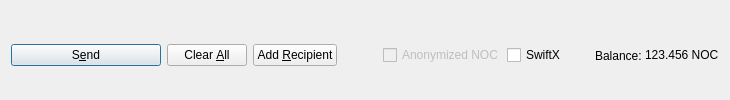
         <widget class="QFrame" name="frame_Send">
          <layout class="QHBoxLayout" name="horizontalLayout">
           <property name="bottomMargin">
            <number>0</number>
           </property>
           <item>
            <widget class="QPushButton" name="sendButton">
             <property name="minimumSize">
              <size>
               <width>150</width>
               <height>0</height>
              </size>
             </property>
             <property name="toolTip">
              <string>Confirm the send action</string>
             </property>
             <property name="text">
              <string>S&amp;end</string>
             </property>
             <property name="icon">
              <iconset resource="../nocnoc.qrc">
               <normaloff>:/icons/send</normaloff>:/icons/send</iconset>
             </property>
             <property name="autoDefault">
              <bool>false</bool>
             </property>
             <property name="default">
              <bool>true</bool>
             </property>
            </widget>
           </item>
           <item>
            <widget class="QPushButton" name="clearButton">
             <property name="sizePolicy">
              <sizepolicy hsizetype="Minimum" vsizetype="Fixed">
               <horstretch>0</horstretch>
               <verstretch>0</verstretch>
              </sizepolicy>
             </property>
             <property name="toolTip">
              <string>Clear all fields of the form.</string>
             </property>
             <property name="text">
              <string>Clear &amp;All</string>
             </property>
             <property name="icon">
              <iconset resource="../nocnoc.qrc">
               <normaloff>:/icons/remove</normaloff>:/icons/remove</iconset>
             </property>
             <property name="autoDefault">
              <bool>false</bool>
             </property>
            </widget>
           </item>
           <item>
            <widget class="QPushButton" name="addButton">
             <property name="toolTip">
              <string>Send to multiple recipients at once</string>
             </property>
             <property name="text">
              <string>Add &amp;Recipient</string>
             </property>
             <property name="icon">
              <iconset resource="../nocnoc.qrc">
               <normaloff>:/icons/add</normaloff>:/icons/add</iconset>
             </property>
             <property name="autoDefault">
              <bool>false</bool>
             </property>
            </widget>
           </item>
           <item>
            <spacer name="horizontalSpacer">
             <property name="orientation">
              <enum>Qt::Horizontal</enum>
             </property>
             <property name="sizeHint" stdset="0">
              <size>
               <width>40</width>
               <height>20</height>
              </size>
             </property>
            </spacer>
           </item>
           <item>
            <layout class="QHBoxLayout" name="horizontalLayout_2">
             <property name="spacing">
              <number>3</number>
             </property>
             <item>
              <widget class="QCheckBox" name="checkzICH">
               <property name="enabled">
                <bool>false</bool>
               </property>
               <property name="text">
                <string>Anonymized NOC</string>
               </property>
              </widget>
             </item>
             <item>
              <widget class="QCheckBox" name="checkSwiftTX">
               <property name="enabled">
                <bool>true</bool>
               </property>
               <property name="minimumSize">
                <size>
                 <width>85</width>
                 <height>0</height>
                </size>
               </property>
               <property name="text">
                <string>SwiftX</string>
               </property>
              </widget>
             </item>
             <item>
              <widget class="QLabel" name="label">
               <property name="text">
                <string>Balance:</string>
               </property>
              </widget>
             </item>
             <item>
              <widget class="QLabel" name="labelBalance">
               <property name="sizePolicy">
                <sizepolicy hsizetype="Preferred" vsizetype="Fixed">
                 <horstretch>0</horstretch>
                 <verstretch>0</verstretch>
                </sizepolicy>
               </property>
               <property name="cursor">
                <cursorShape>IBeamCursor</cursorShape>
               </property>
               <property name="text">
                <string notr="true">123.456 NOC</string>
               </property>
               <property name="textInteractionFlags">
                <set>Qt::LinksAccessibleByMouse|Qt::TextSelectableByKeyboard|Qt::TextSelectableByMouse</set>
               </property>
              </widget>
             </item>
            </layout>
           </item>
          </layout>
         </widget>
